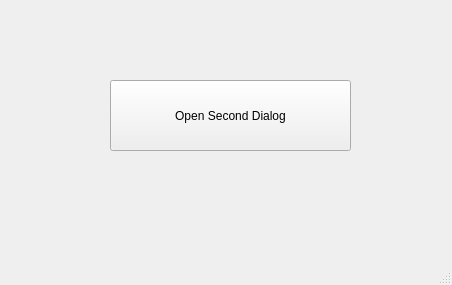
<?xml version="1.0" encoding="UTF-8"?>
<ui version="4.0">
 <class>MainWindow</class>
 <widget class="QMainWindow" name="MainWindow">
  <property name="geometry">
   <rect>
    <x>0</x>
    <y>0</y>
    <width>452</width>
    <height>285</height>
   </rect>
  </property>
  <property name="windowTitle">
   <string>MainWindow</string>
  </property>
  <widget class="QWidget" name="centralwidget">
   <widget class="QPushButton" name="pushButton">
    <property name="geometry">
     <rect>
      <x>110</x>
      <y>80</y>
      <width>241</width>
      <height>71</height>
     </rect>
    </property>
    <property name="text">
     <string>Open Second Dialog</string>
    </property>
   </widget>
  </widget>
  <widget class="QMenuBar" name="menubar">
   <property name="geometry">
    <rect>
     <x>0</x>
     <y>0</y>
     <width>452</width>
     <height>22</height>
    </rect>
   </property>
  </widget>
  <widget class="QStatusBar" name="statusbar"/>
 </widget>
 <resources/>
 <connections/>
</ui>
